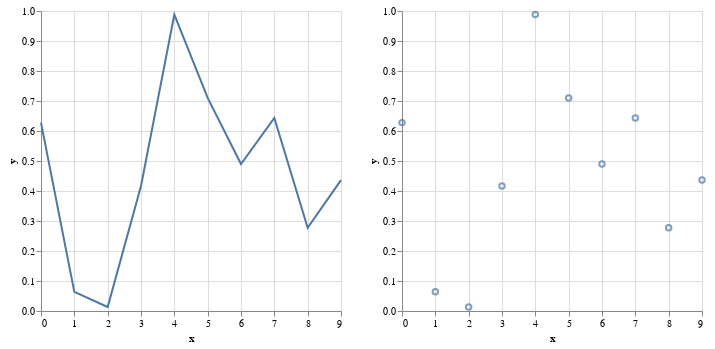

Notebook source saved alongside this figure:
### Markdown cell above
## Horizontális összefűzés

### Code cell
base.mark_line().properties(width=300) | base.mark_point().properties(width=300)

### Figure 1 — Vega-Lite specification as saved in the notebook (floating-point values rounded to 4 significant figures)
{"config": {"view": {"continuousWidth": 400, "continuousHeight": 300}}, "hconcat": [{"mark": "line", "encoding": {"x": {"type": "quantitative", "field": "x"}, "y": {"type": "quantitative", "field": "y"}}, "width": 300}, {"mark": "point", "encoding": {"x": {"type": "quantitative", "field": "x"}, "y": {"type": "quantitative", "field": "y"}}, "width": 300}], "data": {"name": "data-3bcf718f895c11ce3341888a98adb956"}, "$schema": "https://vega.github.io/schema/vega-lite/v4.8.1.json", "datasets": {"data-3bcf718f895c11ce3341888a98adb956": [{"x": 0, "y": 0.6279}, {"x": 1, "y": 0.06392}, {"x": 2, "y": 0.01328}, {"x": 3, "y": 0.4165}, {"x": 4, "y": 0.9883}, {"x": 5, "y": 0.7103}, {"x": 6, "y": 0.4899}, {"x": 7, "y": 0.6434}, {"x": 8, "y": 0.2772}, {"x": 9, "y": 0.4365}]}}
